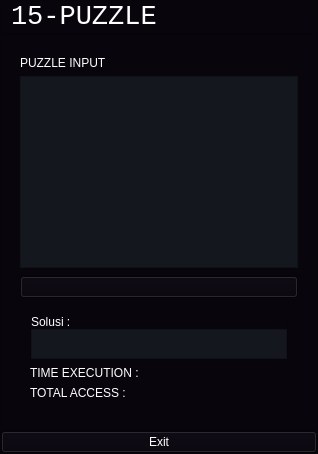
     <widget class="QFrame" name="slidemenu">
      <property name="minimumSize">
       <size>
        <width>0</width>
        <height>0</height>
       </size>
      </property>
      <property name="maximumSize">
       <size>
        <width>300</width>
        <height>16777215</height>
       </size>
      </property>
      <property name="styleSheet">
       <string notr="true">background-color: rgb(9, 5, 13);</string>
      </property>
      <layout class="QVBoxLayout" name="verticalLayout_5">
       <property name="spacing">
        <number>0</number>
       </property>
       <property name="leftMargin">
        <number>0</number>
       </property>
       <property name="topMargin">
        <number>0</number>
       </property>
       <property name="rightMargin">
        <number>0</number>
       </property>
       <property name="bottomMargin">
        <number>0</number>
       </property>
       <item>
        <widget class="QFrame" name="appDetail">
         <property name="frameShape">
          <enum>QFrame::StyledPanel</enum>
         </property>
         <property name="frameShadow">
          <enum>QFrame::Raised</enum>
         </property>
         <layout class="QHBoxLayout" name="horizontalLayout_8">
          <property name="spacing">
           <number>0</number>
          </property>
          <property name="leftMargin">
           <number>10</number>
          </property>
          <property name="topMargin">
           <number>0</number>
          </property>
          <property name="rightMargin">
           <number>0</number>
          </property>
          <property name="bottomMargin">
           <number>0</number>
          </property>
          <item>
           <widget class="QLabel" name="appName">
            <property name="font">
             <font>
              <family>Consolas</family>
              <pointsize>20</pointsize>
              <weight>50</weight>
              <italic>false</italic>
              <bold>false</bold>
             </font>
            </property>
            <property name="styleSheet">
             <string notr="true">color: rgb(255, 255, 255);
font: 20pt &quot;Consolas&quot;;</string>
            </property>
            <property name="text">
             <string>15-PUZZLE</string>
            </property>
           </widget>
          </item>
          <item>
           <widget class="QLabel" name="appIcon">
            <property name="text">
             <string/>
            </property>
            <property name="pixmap">
             <pixmap resource="icons.qrc">:/newPrefix/icons/feather.svg</pixmap>
            </property>
           </widget>
          </item>
         </layout>
        </widget>
       </item>
       <item>
        <widget class="QFrame" name="sideContent">
         <property name="sizePolicy">
          <sizepolicy hsizetype="Preferred" vsizetype="Expanding">
           <horstretch>0</horstretch>
           <verstretch>0</verstretch>
          </sizepolicy>
         </property>
         <property name="frameShape">
          <enum>QFrame::StyledPanel</enum>
         </property>
         <property name="frameShadow">
          <enum>QFrame::Raised</enum>
         </property>
         <layout class="QVBoxLayout" name="verticalLayout_6">
          <item>
           <widget class="QFrame" name="InputFrame">
            <property name="maximumSize">
             <size>
              <width>16777215</width>
              <height>250</height>
             </size>
            </property>
            <property name="frameShape">
             <enum>QFrame::StyledPanel</enum>
            </property>
            <property name="frameShadow">
             <enum>QFrame::Raised</enum>
            </property>
            <layout class="QVBoxLayout" name="verticalLayout_8">
             <property name="topMargin">
              <number>11</number>
             </property>
             <property name="bottomMargin">
              <number>0</number>
             </property>
             <item>
              <widget class="QLabel" name="labelPuzzleInput">
               <property name="styleSheet">
                <string notr="true">color: rgb(255, 255, 255);
font: 16pt &quot;Consolas&quot;;</string>
               </property>
               <property name="text">
                <string>PUZZLE INPUT</string>
               </property>
              </widget>
             </item>
             <item>
              <widget class="QPlainTextEdit" name="plainTextEdit">
               <property name="styleSheet">
                <string notr="true">background-color: rgb(20, 23, 29);
color: rgb(0, 0, 0);
alternate-background-color: rgb(20, 23, 29);
font: 14pt &quot;Courier New&quot;;
</string>
               </property>
              </widget>
             </item>
            </layout>
           </widget>
          </item>
          <item alignment="Qt::AlignTop">
           <widget class="QFrame" name="searchFrame">
            <property name="frameShape">
             <enum>QFrame::StyledPanel</enum>
            </property>
            <property name="frameShadow">
             <enum>QFrame::Raised</enum>
            </property>
            <layout class="QVBoxLayout" name="verticalLayout_7">
             <property name="topMargin">
              <number>0</number>
             </property>
             <item>
              <widget class="QPushButton" name="searchButton">
               <property name="cursor">
                <cursorShape>PointingHandCursor</cursorShape>
               </property>
               <property name="text">
                <string/>
               </property>
               <property name="icon">
                <iconset resource="icons.qrc">
                 <normaloff>:/newPrefix/icons/search.svg</normaloff>:/newPrefix/icons/search.svg</iconset>
               </property>
              </widget>
             </item>
             <item>
              <widget class="QFrame" name="frame">
               <property name="frameShape">
                <enum>QFrame::StyledPanel</enum>
               </property>
               <property name="frameShadow">
                <enum>QFrame::Raised</enum>
               </property>
               <layout class="QVBoxLayout" name="verticalLayout_4">
                <item>
                 <widget class="QFrame" name="frame_2">
                  <property name="frameShape">
                   <enum>QFrame::StyledPanel</enum>
                  </property>
                  <property name="frameShadow">
                   <enum>QFrame::Raised</enum>
                  </property>
                  <layout class="QVBoxLayout" name="verticalLayout_11">
                   <property name="spacing">
                    <number>0</number>
                   </property>
                   <property name="leftMargin">
                    <number>0</number>
                   </property>
                   <property name="topMargin">
                    <number>0</number>
                   </property>
                   <property name="rightMargin">
                    <number>0</number>
                   </property>
                   <property name="bottomMargin">
                    <number>0</number>
                   </property>
                   <item>
                    <widget class="QLabel" name="labelSolusi">
                     <property name="styleSheet">
                      <string notr="true">font: 12pt &quot;Courier New&quot;;
color: rgb(255, 255, 255);</string>
                     </property>
                     <property name="text">
                      <string>Solusi : </string>
                     </property>
                    </widget>
                   </item>
                   <item>
                    <widget class="QTextEdit" name="boxSolusi">
                     <property name="sizePolicy">
                      <sizepolicy hsizetype="Fixed" vsizetype="Fixed">
                       <horstretch>0</horstretch>
                       <verstretch>0</verstretch>
                      </sizepolicy>
                     </property>
                     <property name="maximumSize">
                      <size>
                       <width>99999</width>
                       <height>30</height>
                      </size>
                     </property>
                     <property name="styleSheet">
                      <string notr="true">background-color: rgb(20, 23, 29);
color: rgb(0, 0, 0);</string>
                     </property>
                     <property name="readOnly">
                      <bool>true</bool>
                     </property>
                    </widget>
                   </item>
                  </layout>
                 </widget>
                </item>
                <item>
                 <widget class="QLabel" name="TE">
                  <property name="styleSheet">
                   <string notr="true">font: 12pt &quot;Courier New&quot;;
color: rgb(255, 255, 255);</string>
                  </property>
                  <property name="text">
                   <string>TIME EXECUTION :</string>
                  </property>
                 </widget>
                </item>
                <item>
                 <widget class="QLabel" name="TA">
                  <property name="styleSheet">
                   <string notr="true">font: 12pt &quot;Courier New&quot;;
color: rgb(255, 255, 255);</string>
                  </property>
                  <property name="text">
                   <string>TOTAL ACCESS : </string>
                  </property>
                 </widget>
                </item>
               </layout>
              </widget>
             </item>
            </layout>
           </widget>
          </item>
         </layout>
        </widget>
       </item>
       <item>
        <widget class="QFrame" name="exitFrame">
         <property name="frameShape">
          <enum>QFrame::StyledPanel</enum>
         </property>
         <property name="frameShadow">
          <enum>QFrame::Raised</enum>
         </property>
         <layout class="QHBoxLayout" name="horizontalLayout_9">
          <property name="spacing">
           <number>0</number>
          </property>
          <property name="leftMargin">
           <number>0</number>
          </property>
          <property name="topMargin">
           <number>0</number>
          </property>
          <property name="rightMargin">
           <number>0</number>
          </property>
          <property name="bottomMargin">
           <number>0</number>
          </property>
          <item alignment="Qt::AlignBottom">
           <widget class="QPushButton" name="exitButton">
            <property name="cursor">
             <cursorShape>PointingHandCursor</cursorShape>
            </property>
            <property name="styleSheet">
             <string notr="true">color: rgb(255, 255, 255);
font: 10pt &quot;Courier New&quot;;</string>
            </property>
            <property name="text">
             <string>Exit</string>
            </property>
            <property name="icon">
             <iconset resource="icons.qrc">
              <normaloff>:/newPrefix/icons/external-link.svg</normaloff>:/newPrefix/icons/external-link.svg</iconset>
            </property>
            <property name="iconSize">
             <size>
              <width>32</width>
              <height>32</height>
             </size>
            </property>
           </widget>
          </item>
         </layout>
        </widget>
       </item>
      </layout>
     </widget>
